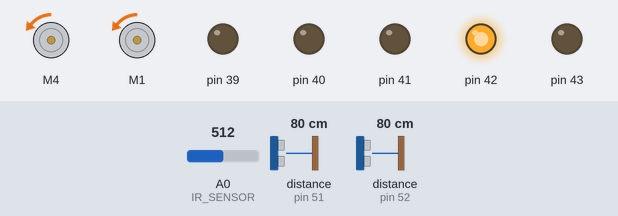
The sketch below on a simulated Arduino Mega 2560, built with avr-gcc and run on an emulated ATmega2560. Shown: 2 × DC motor (green arrow = forward, orange = backward, longer = faster), output pins drawn as LEDs (lit = HIGH). Inputs (shaded band) come from the test bench; at power-on: A0 (IR_SENSOR) = 512, distance to the obstacle (sensors on pin 52, pin 51) 80 cm. The echo pulse lasts 58.3 µs per cm.

Above: at 1.2 s.
1.3 s: A0 (IR_SENSOR) set to 124
4.3 s: A0 (IR_SENSOR) set to 107
At 5.7 s:
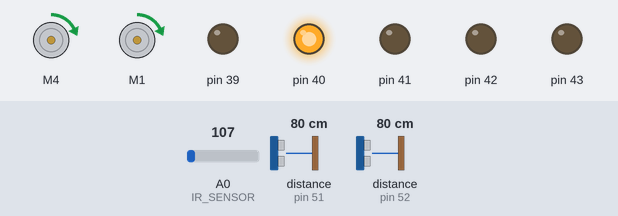
6.2 s: distance to the obstacle (sensor on pin 52) set to 34 cm
8.2 s: distance to the obstacle (sensor on pin 52) set to 27 cm
At 9.5 s:
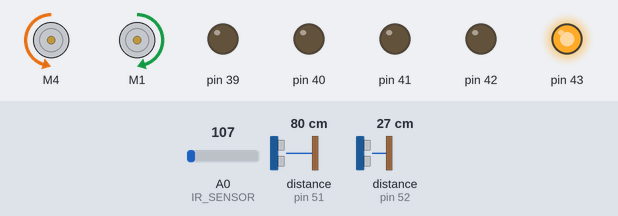
10.6 s: distance to the obstacle (sensor on pin 52) set to 35 cm
At 11.07 s:
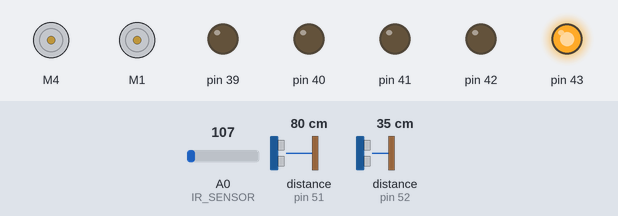
12.7 s: distance to the obstacle (sensor on pin 52) set to 2 cm
At 13.9 s:
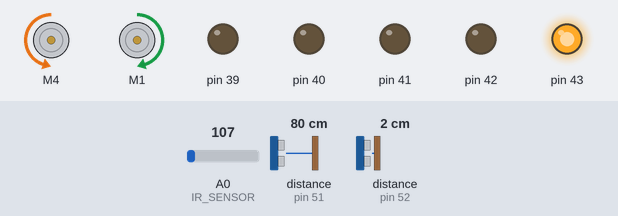
Timing chart, 0 to 15.7 s (numbered marks = the images above; inputs shaded):
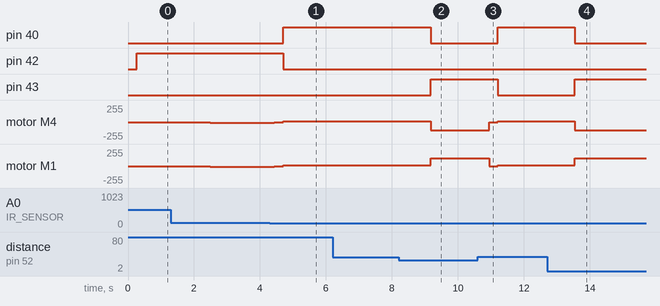

The sketch:

Roboproto.ino
```cpp
/*
	Andrew Goodman
	February 20, 2016

	Run the robot
*/
#include "Robot.h"

// Instantiate robot
Robot rob(41,43,42,39,40);

void setup()
{
	rob.startMotors();
}

void loop()
{
	//rob.nav(rob.checkObstacles());
	rob.actions(rob.checkObstacles());
}
```

Robot.cpp
```cpp
/*
	Andrew Goodman
	March 12, 2016

	Implement the robot class
*/
#include "Robot.h"
#include <NewPing.h>
#include <SPI.h>
#include <Wire.h>
#include <Adafruit_MotorShield.h>
#include "utility/Adafruit_MS_PWMServoDriver.h"
#include <RF24.h>

// Left ultrsonic sensor
#define LEFT_TRIGGER_PIN 53
#define LEFT_ECHO_PIN 52
#define LEFT_MAX_DISTANCE 300

// Right ultrsonic sensor
#define RIGHT_TRIGGER_PIN 50
#define RIGHT_ECHO_PIN 51
#define RIGHT_MAX_DISTANCE 300

// Front ultrsonic sensor
//#define FRONT_TRIGGER_PIN 49
//#define FRONT_ECHO_PIN 48
//#define FRONT_MAX_DISTANCE 400
#define IR_SENSOR 0

// Left sensor
NewPing leftPingSensor(LEFT_TRIGGER_PIN,LEFT_ECHO_PIN,LEFT_MAX_DISTANCE);
// Right sensor
NewPing rightPingSensor(RIGHT_TRIGGER_PIN,RIGHT_ECHO_PIN,RIGHT_MAX_DISTANCE);
// Front sensor
//NewPing frontPingSensor(FRONT_TRIGGER_PIN,FRONT_ECHO_PIN,FRONT_MAX_DISTANCE);

// Motor objects
Adafruit_MotorShield AFMS = Adafruit_MotorShield();
Adafruit_DCMotor *LEFT_MOTOR = AFMS.getMotor(4);
Adafruit_DCMotor *RIGHT_MOTOR = AFMS.getMotor(1);

/*
	Robot constructor

	@param stopLED
	The pin number of the stop LED
	@param goLED
	The pin number of the go LED
	@param reverseLED
	The pin number of the reverse LED
	@param leftLED
	The pin number of the left LED
	@param rightLED
	The pin number of the right LED
*/
Robot::Robot(int leftTurnLED,int rightTurnLED,int reverseLED,int stopLED,int goLED)
{
	// Assign LED pin numbers
	LTURN_LED = leftTurnLED;
	RTURN_LED = rightTurnLED;
	REVERSE_LED = reverseLED;
	STOP_LED = stopLED;
	GO_LED = goLED;

	// Set LEDs to output voltage
	pinMode(LTURN_LED,OUTPUT);
	pinMode(RTURN_LED,OUTPUT);
	pinMode(REVERSE_LED,OUTPUT);
	pinMode(STOP_LED,OUTPUT);
	pinMode(GO_LED,OUTPUT);

	// Set all LEDs to off
	digitalWrite(LTURN_LED,LOW);
	digitalWrite(RTURN_LED,LOW);
	digitalWrite(REVERSE_LED,LOW);
	digitalWrite(STOP_LED,LOW);
	digitalWrite(GO_LED,LOW);
}

/*
	Prime the motors
*/
void Robot::startMotors()
{
	// Start Adafruit motor shield
	AFMS.begin();

	// Set initial speed to 0
	currentSpeed = 0;
	// Set max speed to 180
	maxSpeed = 180;
	// Set turn speed to 120
	turnSpeed = 120;

	// Set initial values for the motors
	LEFT_MOTOR->setSpeed(currentSpeed);
	RIGHT_MOTOR->setSpeed(currentSpeed);
	LEFT_MOTOR->run(FORWARD);
	RIGHT_MOTOR->run(FORWARD);
	LEFT_MOTOR->run(RELEASE);
	RIGHT_MOTOR->run(RELEASE);
}

/*
	Calculates the average of 10 readings
	from the IR sensor

	@returns distance in centimeters
*/
int Robot::irReadMedian()
{
	// Hold the sum of the IR readings
	int irReadings = 0;

	for(uint8_t i = 0; i < (sizeof(irReadings)/sizeof(int)); i++)
	{
		// Store IR reading converted to centimeters
		irReadings += (4800 / (analogRead(IR_SENSOR) - 20));

		delay(10);
	}

	// Return the calculated average of the IR readings
	return irReadings / (sizeof(irReadings)/sizeof(int));
}

/*
	Check for obstacles

	return values:
	0 - No obstacles
	1 - obstacle detected on left ping sensor
	2 - obstacle detected on right ping sensor
	3 - obstacle detected on IR distance sensor

	@returns
*/
int Robot::checkObstacles()
{
	// Send ping signal in microseconds (uS) from both left and right
	unsigned int left_uS = leftPingSensor.ping_median();
	unsigned int right_uS = rightPingSensor.ping_median();
	//unsigned int front_uS = frontPingSensor.ping_median();

	delay(10);

	// If no object within 50 cm or if ping is unresponsive
	// indicating that there is an open space greater
	// than MAX_DISTANCE ahead
//	if((leftPingSensor.convert_cm(left_uS) > 50  || !leftPingSensor.ping())
//		&& (rightPingSensor.convert_cm(right_uS) > 50  || !rightPingSensor.ping())
//		&& (frontPingSensor.convert_cm(front_uS) > 50 || !frontPingSensor.ping()))
//	{
//		// No obstacles ahead, output drive command
//		return 0;
//	}
	if(leftPingSensor.convert_cm(left_uS) <= 30)
	{
		// Obstacle detected on left side
		// output stop command
		// turn right
		return 1;
	}
	else if(rightPingSensor.ping() == true && rightPingSensor.convert_cm(right_uS) <= 30)
	{
		// Obstacle detected on right side
		// output stop command
		// turn left
		return 2;
	}
	else if(irReadMedian() <= 50)
	{
		// Obstacle detected in the front
		// output stop command
		// reverse
		return 3;
	}
	else
	{
		// Nothing detected, keep moving
		return 0;
	}
}

/*
	Determines which state to enter
	by the value returned from checkObstacles() function
*/
void Robot::actions(int state)
{
	switch (state)
	{
		case 0:
			ramp();
			goForward();
			break;
		case 1:
			//halt();
			turnRight();
			break;
		case 2:
			halt();
			turnLeft();
			break;
		case 3:
			halt();
			reverse();
			break;
	}
}

//******Begin move states******
// Send power to the motors
void Robot::ramp()
{
	// Green light = drive
	digitalWrite(LTURN_LED,LOW);
	digitalWrite(RTURN_LED,LOW);
	digitalWrite(REVERSE_LED,LOW);
	digitalWrite(STOP_LED,LOW);
	digitalWrite(GO_LED,HIGH);

	LEFT_MOTOR->run(FORWARD);
	RIGHT_MOTOR->run(FORWARD);

	// Accelerate motors to maximum speed
	if(currentSpeed == 0)
	{
		while(currentSpeed <= maxSpeed)
		{
			LEFT_MOTOR->setSpeed(currentSpeed);
			RIGHT_MOTOR->setSpeed(currentSpeed);
			currentSpeed++;

			// If any obstacle encountered, then break out of acceleration
			if(checkObstacles() > 0)
			{
				// Break out of the acceleration loop
				break;
			}

			// Delay 0.01 seconds
			delay(10);
		}

		if (checkObstacles() > 0)
		{
			// Enter the actions function
			actions(checkObstacles());
		}
	}
	else
	{
		// If motors are already running then
		// keep going forward
		goForward();
	}
}

void Robot::goForward()
{
	// Green light = drive
	digitalWrite(LTURN_LED,LOW);
	digitalWrite(RTURN_LED,LOW);
	digitalWrite(REVERSE_LED,LOW);
	digitalWrite(STOP_LED,LOW);
	digitalWrite(GO_LED,HIGH);

	LEFT_MOTOR->run(FORWARD);
	RIGHT_MOTOR->run(FORWARD);

	while(1)
	{
		LEFT_MOTOR->setSpeed(currentSpeed);
		RIGHT_MOTOR->setSpeed(currentSpeed);

		// If anything detected, stop driving forward
		if(checkObstacles() > 0)
		{
			break;
		}
	}
}

// Stop sending power to the motors
void Robot::halt()
{
	// Red light = STOP!
	digitalWrite(LTURN_LED,LOW);
	digitalWrite(RTURN_LED,LOW);
	digitalWrite(REVERSE_LED,LOW);
	digitalWrite(STOP_LED,HIGH);
	digitalWrite(GO_LED,LOW);

	// Wait .50 seconds
	//delay(500);

	// Decelerate motors to until they stop
	while(currentSpeed > 0)
	{
		LEFT_MOTOR->setSpeed(currentSpeed);
		RIGHT_MOTOR->setSpeed(currentSpeed);
		currentSpeed--;
	}

	RIGHT_MOTOR->run(RELEASE);
	LEFT_MOTOR->run(RELEASE);
}

void Robot::reverse()
{
	// White light = REVERSE!
	digitalWrite(LTURN_LED,LOW);
	digitalWrite(RTURN_LED,LOW);
	digitalWrite(REVERSE_LED,HIGH);
	digitalWrite(GO_LED,LOW);
	digitalWrite(STOP_LED,LOW);

	LEFT_MOTOR->run(BACKWARD);
	RIGHT_MOTOR->run(BACKWARD);

	// Accelerate motors in reverse
	for(currentSpeed = 0; currentSpeed <= maxSpeed; currentSpeed++)
	{
		LEFT_MOTOR->setSpeed(currentSpeed);
		RIGHT_MOTOR->setSpeed(currentSpeed);

		// If the view is clear
		// break the loop and stop driving
		// in reverse
		if(checkObstacles() == 0)
		{
			break;
		}

		delay(10);
	}
	// Stop motors
	LEFT_MOTOR->setSpeed(0);
	RIGHT_MOTOR->setSpeed(0);

	RIGHT_MOTOR->run(RELEASE);
	LEFT_MOTOR->run(RELEASE);
}

// Send forward power to the left motor
// and backward power to the right motor
void Robot::turnLeft()
{
	// Yellow light = TURN LEFT
	digitalWrite(LTURN_LED,HIGH);
	digitalWrite(RTURN_LED,LOW);
	digitalWrite(GO_LED,LOW);
	digitalWrite(STOP_LED,LOW);
	digitalWrite(REVERSE_LED,LOW);

	LEFT_MOTOR->run(FORWARD);
	RIGHT_MOTOR->run(BACKWARD);

	// Turn left until no obstacles detected
	while(1)
	{
		LEFT_MOTOR->setSpeed(turnSpeed);
		RIGHT_MOTOR->setSpeed(turnSpeed);

		if(checkObstacles() == 0)
		{
			break;
		}
	}

	RIGHT_MOTOR->run(RELEASE);
	LEFT_MOTOR->run(RELEASE);
}

// Send backward power to the left motor
// and forward power to the right motor
void Robot::turnRight()
{
	// Yellow light = TURN
	digitalWrite(LTURN_LED,LOW);
	digitalWrite(RTURN_LED,HIGH);
	digitalWrite(REVERSE_LED,LOW);
	digitalWrite(GO_LED,LOW);
	digitalWrite(STOP_LED,LOW);

	LEFT_MOTOR->run(BACKWARD);
	RIGHT_MOTOR->run(FORWARD);

	// Turn right
	while(1)
	{
		LEFT_MOTOR->setSpeed(turnSpeed);
		RIGHT_MOTOR->setSpeed(turnSpeed);

		// Turn right until no obstacles detected
		if(checkObstacles() == 0)
		{
			break;
		}
	}

	RIGHT_MOTOR->run(RELEASE);
	LEFT_MOTOR->run(RELEASE);
}
//******End move states******
```

Robot.h
```cpp
/*
	Andrew Goodman
	March 6, 2016

	Robot
*/
#ifndef _robot_h
#define _robot_h

#include "Arduino.h"
//#include <NewPing.h>
//#include <Adafruit_MotorShield.h>

// Robot object
class Robot
{
	public:
		Robot(int,int,int,int,int);
		void startMotors();
		int checkObstacles();
		void actions(int);
		int irReadMedian();
		void ramp();
		void goForward();
		void halt();
		void reverse();
		void turnLeft();
		void turnRight();
	private:
		int LTURN_LED,RTURN_LED,REVERSE_LED,STOP_LED,GO_LED;
		uint8_t currentSpeed, maxSpeed, turnSpeed;
};
#endif
/*END _robot_h*/
```

Measured:
- the behaviour switches between 115 and 114 on A0 (IR_SENSOR) (found by bisection; images 0 and 1)
- the behaviour switches between 31 and 30 cm on distance to the obstacle (sensor on pin 52) (found by bisection; images 1 and 2)
- after the input at 4.3 s, pin 40: LOW → HIGH after 0.40 s; pin 42: HIGH → LOW after 0.40 s
- after the input at 6.2 s, every drawn part: stays the same
- after the input at 8.2 s, pin 40: HIGH → LOW after 0.98 s; pin 43: LOW → HIGH after 0.98 s; motor M4: forward 14/255 → backward 120/255 after 0.98 s; motor M1: forward 14/255 → forward 120/255 after 0.98 s
- after the input at 10.6 s, pin 40: LOW → HIGH after 0.61 s; pin 43: HIGH → LOW after 0.61 s; motor M4: backward 120/255 → stopped after 0.34 s, → forward 14/255 0.27 s later; motor M1: forward 120/255 → stopped after 0.34 s, → forward 14/255 0.27 s later
- after the input at 12.7 s, pin 40: HIGH → LOW after 0.84 s; pin 43: LOW → HIGH after 0.84 s; motor M4: forward 14/255 → backward 120/255 after 0.85 s; motor M1: forward 14/255 → forward 120/255 after 0.85 s
